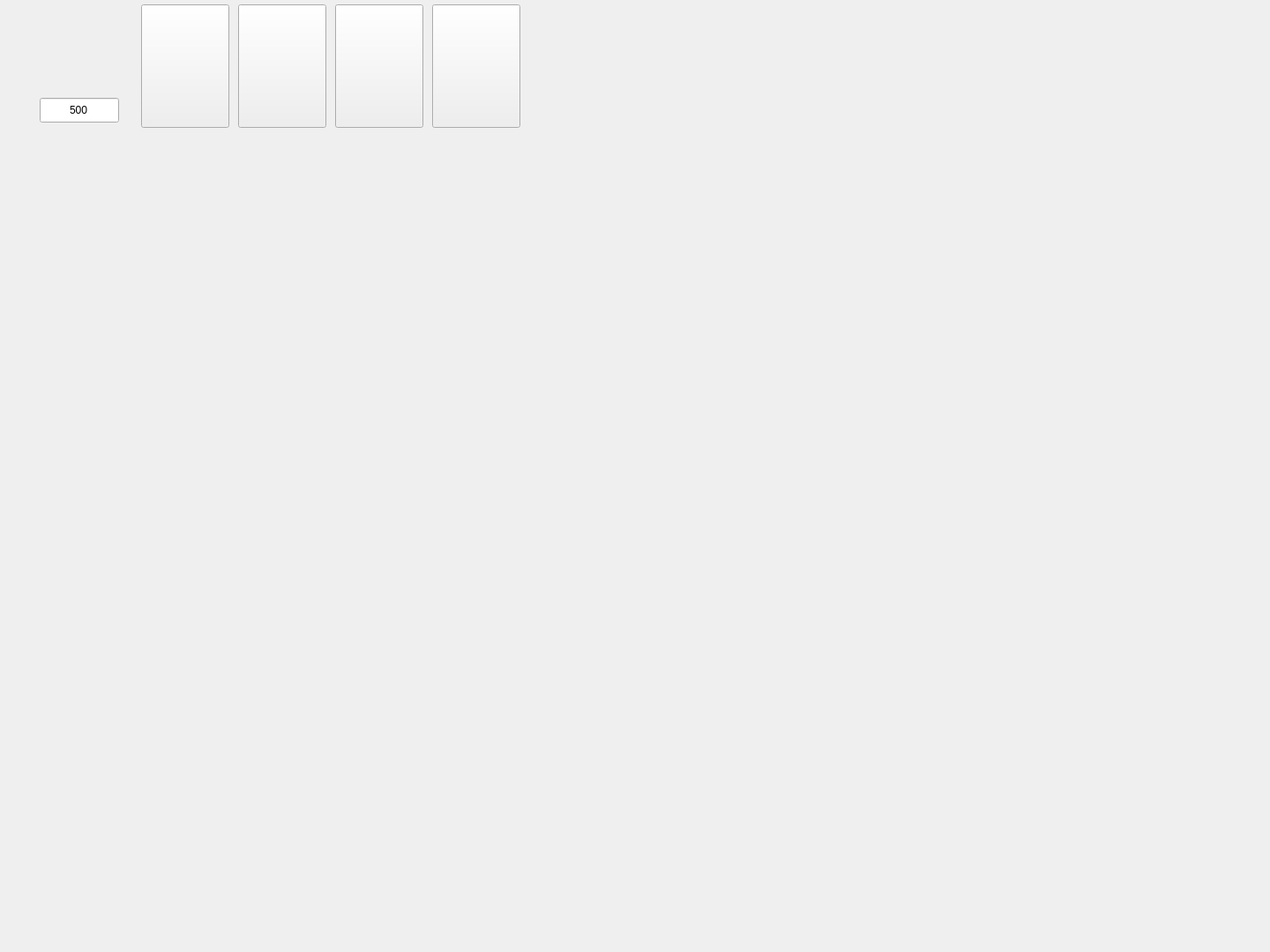
<?xml version="1.0" encoding="UTF-8"?>
<ui version="4.0">
 <class>MainWindow</class>
 <widget class="QMainWindow" name="MainWindow">
  <property name="geometry">
   <rect>
    <x>0</x>
    <y>0</y>
    <width>1440</width>
    <height>1080</height>
   </rect>
  </property>
  <property name="sizePolicy">
   <sizepolicy hsizetype="Preferred" vsizetype="Preferred">
    <horstretch>0</horstretch>
    <verstretch>0</verstretch>
   </sizepolicy>
  </property>
  <property name="minimumSize">
   <size>
    <width>1440</width>
    <height>1080</height>
   </size>
  </property>
  <property name="maximumSize">
   <size>
    <width>1440</width>
    <height>1080</height>
   </size>
  </property>
  <property name="windowTitle">
   <string>I am Ghost</string>
  </property>
  <property name="animated">
   <bool>true</bool>
  </property>
  <widget class="QWidget" name="base">
   <property name="minimumSize">
    <size>
     <width>1440</width>
     <height>1080</height>
    </size>
   </property>
   <property name="maximumSize">
    <size>
     <width>1440</width>
     <height>1080</height>
    </size>
   </property>
   <widget class="QWidget" name="widget" native="true">
    <property name="geometry">
     <rect>
      <x>0</x>
      <y>0</y>
      <width>1440</width>
      <height>1080</height>
     </rect>
    </property>
    <property name="minimumSize">
     <size>
      <width>1440</width>
      <height>1080</height>
     </size>
    </property>
    <property name="maximumSize">
     <size>
      <width>1440</width>
      <height>1080</height>
     </size>
    </property>
    <property name="styleSheet">
     <string notr="true"/>
    </property>
    <widget class="QPushButton" name="block_9_5">
     <property name="geometry">
      <rect>
       <x>1215</x>
       <y>840</y>
       <width>140</width>
       <height>170</height>
      </rect>
     </property>
     <property name="sizePolicy">
      <sizepolicy hsizetype="Expanding" vsizetype="Expanding">
       <horstretch>0</horstretch>
       <verstretch>0</verstretch>
      </sizepolicy>
     </property>
     <property name="text">
      <string/>
     </property>
     <property name="flat">
      <bool>true</bool>
     </property>
    </widget>
    <widget class="QPushButton" name="block_8_5">
     <property name="geometry">
      <rect>
       <x>1075</x>
       <y>840</y>
       <width>140</width>
       <height>170</height>
      </rect>
     </property>
     <property name="sizePolicy">
      <sizepolicy hsizetype="Expanding" vsizetype="Expanding">
       <horstretch>0</horstretch>
       <verstretch>0</verstretch>
      </sizepolicy>
     </property>
     <property name="text">
      <string/>
     </property>
     <property name="flat">
      <bool>true</bool>
     </property>
    </widget>
    <widget class="QPushButton" name="block_7_5">
     <property name="geometry">
      <rect>
       <x>935</x>
       <y>840</y>
       <width>140</width>
       <height>170</height>
      </rect>
     </property>
     <property name="sizePolicy">
      <sizepolicy hsizetype="Expanding" vsizetype="Expanding">
       <horstretch>0</horstretch>
       <verstretch>0</verstretch>
      </sizepolicy>
     </property>
     <property name="text">
      <string/>
     </property>
     <property name="flat">
      <bool>true</bool>
     </property>
    </widget>
    <widget class="QPushButton" name="block_6_5">
     <property name="geometry">
      <rect>
       <x>795</x>
       <y>840</y>
       <width>140</width>
       <height>170</height>
      </rect>
     </property>
     <property name="sizePolicy">
      <sizepolicy hsizetype="Expanding" vsizetype="Expanding">
       <horstretch>0</horstretch>
       <verstretch>0</verstretch>
      </sizepolicy>
     </property>
     <property name="text">
      <string/>
     </property>
     <property name="flat">
      <bool>true</bool>
     </property>
    </widget>
    <widget class="QPushButton" name="block_5_5">
     <property name="geometry">
      <rect>
       <x>640</x>
       <y>840</y>
       <width>145</width>
       <height>170</height>
      </rect>
     </property>
     <property name="sizePolicy">
      <sizepolicy hsizetype="Expanding" vsizetype="Expanding">
       <horstretch>0</horstretch>
       <verstretch>0</verstretch>
      </sizepolicy>
     </property>
     <property name="text">
      <string/>
     </property>
     <property name="flat">
      <bool>true</bool>
     </property>
    </widget>
    <widget class="QPushButton" name="block_4_5">
     <property name="geometry">
      <rect>
       <x>495</x>
       <y>840</y>
       <width>145</width>
       <height>170</height>
      </rect>
     </property>
     <property name="sizePolicy">
      <sizepolicy hsizetype="Expanding" vsizetype="Expanding">
       <horstretch>0</horstretch>
       <verstretch>0</verstretch>
      </sizepolicy>
     </property>
     <property name="text">
      <string/>
     </property>
     <property name="flat">
      <bool>true</bool>
     </property>
    </widget>
    <widget class="QPushButton" name="block_3_5">
     <property name="geometry">
      <rect>
       <x>350</x>
       <y>840</y>
       <width>145</width>
       <height>170</height>
      </rect>
     </property>
     <property name="sizePolicy">
      <sizepolicy hsizetype="Expanding" vsizetype="Expanding">
       <horstretch>0</horstretch>
       <verstretch>0</verstretch>
      </sizepolicy>
     </property>
     <property name="text">
      <string/>
     </property>
     <property name="flat">
      <bool>true</bool>
     </property>
    </widget>
    <widget class="QPushButton" name="block_2_5">
     <property name="geometry">
      <rect>
       <x>205</x>
       <y>840</y>
       <width>145</width>
       <height>170</height>
      </rect>
     </property>
     <property name="sizePolicy">
      <sizepolicy hsizetype="Expanding" vsizetype="Expanding">
       <horstretch>0</horstretch>
       <verstretch>0</verstretch>
      </sizepolicy>
     </property>
     <property name="text">
      <string/>
     </property>
     <property name="flat">
      <bool>true</bool>
     </property>
    </widget>
    <widget class="QPushButton" name="block_1_5">
     <property name="geometry">
      <rect>
       <x>60</x>
       <y>840</y>
       <width>145</width>
       <height>170</height>
      </rect>
     </property>
     <property name="sizePolicy">
      <sizepolicy hsizetype="Expanding" vsizetype="Expanding">
       <horstretch>0</horstretch>
       <verstretch>0</verstretch>
      </sizepolicy>
     </property>
     <property name="text">
      <string/>
     </property>
     <property name="flat">
      <bool>true</bool>
     </property>
    </widget>
    <widget class="QPushButton" name="block_1_4">
     <property name="geometry">
      <rect>
       <x>60</x>
       <y>670</y>
       <width>145</width>
       <height>170</height>
      </rect>
     </property>
     <property name="sizePolicy">
      <sizepolicy hsizetype="Expanding" vsizetype="Expanding">
       <horstretch>0</horstretch>
       <verstretch>0</verstretch>
      </sizepolicy>
     </property>
     <property name="text">
      <string/>
     </property>
     <property name="flat">
      <bool>true</bool>
     </property>
    </widget>
    <widget class="QPushButton" name="block_2_4">
     <property name="geometry">
      <rect>
       <x>205</x>
       <y>670</y>
       <width>145</width>
       <height>170</height>
      </rect>
     </property>
     <property name="sizePolicy">
      <sizepolicy hsizetype="Expanding" vsizetype="Expanding">
       <horstretch>0</horstretch>
       <verstretch>0</verstretch>
      </sizepolicy>
     </property>
     <property name="text">
      <string/>
     </property>
     <property name="flat">
      <bool>true</bool>
     </property>
    </widget>
    <widget class="QPushButton" name="block_3_4">
     <property name="geometry">
      <rect>
       <x>350</x>
       <y>670</y>
       <width>145</width>
       <height>170</height>
      </rect>
     </property>
     <property name="sizePolicy">
      <sizepolicy hsizetype="Expanding" vsizetype="Expanding">
       <horstretch>0</horstretch>
       <verstretch>0</verstretch>
      </sizepolicy>
     </property>
     <property name="text">
      <string/>
     </property>
     <property name="flat">
      <bool>true</bool>
     </property>
    </widget>
    <widget class="QPushButton" name="block_4_4">
     <property name="geometry">
      <rect>
       <x>495</x>
       <y>670</y>
       <width>145</width>
       <height>170</height>
      </rect>
     </property>
     <property name="sizePolicy">
      <sizepolicy hsizetype="Expanding" vsizetype="Expanding">
       <horstretch>0</horstretch>
       <verstretch>0</verstretch>
      </sizepolicy>
     </property>
     <property name="text">
      <string/>
     </property>
     <property name="flat">
      <bool>true</bool>
     </property>
    </widget>
    <widget class="QPushButton" name="block_5_4">
     <property name="geometry">
      <rect>
       <x>640</x>
       <y>670</y>
       <width>145</width>
       <height>170</height>
      </rect>
     </property>
     <property name="sizePolicy">
      <sizepolicy hsizetype="Expanding" vsizetype="Expanding">
       <horstretch>0</horstretch>
       <verstretch>0</verstretch>
      </sizepolicy>
     </property>
     <property name="text">
      <string/>
     </property>
     <property name="flat">
      <bool>true</bool>
     </property>
    </widget>
    <widget class="QPushButton" name="block_6_4">
     <property name="geometry">
      <rect>
       <x>795</x>
       <y>670</y>
       <width>140</width>
       <height>170</height>
      </rect>
     </property>
     <property name="sizePolicy">
      <sizepolicy hsizetype="Expanding" vsizetype="Expanding">
       <horstretch>0</horstretch>
       <verstretch>0</verstretch>
      </sizepolicy>
     </property>
     <property name="text">
      <string/>
     </property>
     <property name="flat">
      <bool>true</bool>
     </property>
    </widget>
    <widget class="QPushButton" name="block_7_4">
     <property name="geometry">
      <rect>
       <x>935</x>
       <y>670</y>
       <width>140</width>
       <height>170</height>
      </rect>
     </property>
     <property name="sizePolicy">
      <sizepolicy hsizetype="Expanding" vsizetype="Expanding">
       <horstretch>0</horstretch>
       <verstretch>0</verstretch>
      </sizepolicy>
     </property>
     <property name="text">
      <string/>
     </property>
     <property name="flat">
      <bool>true</bool>
     </property>
    </widget>
    <widget class="QPushButton" name="block_8_4">
     <property name="geometry">
      <rect>
       <x>1075</x>
       <y>670</y>
       <width>140</width>
       <height>170</height>
      </rect>
     </property>
     <property name="sizePolicy">
      <sizepolicy hsizetype="Expanding" vsizetype="Expanding">
       <horstretch>0</horstretch>
       <verstretch>0</verstretch>
      </sizepolicy>
     </property>
     <property name="text">
      <string/>
     </property>
     <property name="flat">
      <bool>true</bool>
     </property>
    </widget>
    <widget class="QPushButton" name="block_9_4">
     <property name="geometry">
      <rect>
       <x>1215</x>
       <y>670</y>
       <width>140</width>
       <height>170</height>
      </rect>
     </property>
     <property name="sizePolicy">
      <sizepolicy hsizetype="Expanding" vsizetype="Expanding">
       <horstretch>0</horstretch>
       <verstretch>0</verstretch>
      </sizepolicy>
     </property>
     <property name="text">
      <string/>
     </property>
     <property name="flat">
      <bool>true</bool>
     </property>
    </widget>
    <widget class="QPushButton" name="block_1_3">
     <property name="geometry">
      <rect>
       <x>60</x>
       <y>500</y>
       <width>145</width>
       <height>170</height>
      </rect>
     </property>
     <property name="sizePolicy">
      <sizepolicy hsizetype="Expanding" vsizetype="Expanding">
       <horstretch>0</horstretch>
       <verstretch>0</verstretch>
      </sizepolicy>
     </property>
     <property name="text">
      <string/>
     </property>
     <property name="flat">
      <bool>true</bool>
     </property>
    </widget>
    <widget class="QPushButton" name="block_2_3">
     <property name="geometry">
      <rect>
       <x>205</x>
       <y>500</y>
       <width>145</width>
       <height>170</height>
      </rect>
     </property>
     <property name="sizePolicy">
      <sizepolicy hsizetype="Expanding" vsizetype="Expanding">
       <horstretch>0</horstretch>
       <verstretch>0</verstretch>
      </sizepolicy>
     </property>
     <property name="text">
      <string/>
     </property>
     <property name="flat">
      <bool>true</bool>
     </property>
    </widget>
    <widget class="QPushButton" name="block_3_3">
     <property name="geometry">
      <rect>
       <x>350</x>
       <y>500</y>
       <width>145</width>
       <height>170</height>
      </rect>
     </property>
     <property name="sizePolicy">
      <sizepolicy hsizetype="Expanding" vsizetype="Expanding">
       <horstretch>0</horstretch>
       <verstretch>0</verstretch>
      </sizepolicy>
     </property>
     <property name="text">
      <string/>
     </property>
     <property name="flat">
      <bool>true</bool>
     </property>
    </widget>
    <widget class="QPushButton" name="block_4_3">
     <property name="geometry">
      <rect>
       <x>495</x>
       <y>500</y>
       <width>145</width>
       <height>170</height>
      </rect>
     </property>
     <property name="sizePolicy">
      <sizepolicy hsizetype="Expanding" vsizetype="Expanding">
       <horstretch>0</horstretch>
       <verstretch>0</verstretch>
      </sizepolicy>
     </property>
     <property name="text">
      <string/>
     </property>
     <property name="flat">
      <bool>true</bool>
     </property>
    </widget>
    <widget class="QPushButton" name="block_5_3">
     <property name="geometry">
      <rect>
       <x>640</x>
       <y>500</y>
       <width>145</width>
       <height>170</height>
      </rect>
     </property>
     <property name="sizePolicy">
      <sizepolicy hsizetype="Expanding" vsizetype="Expanding">
       <horstretch>0</horstretch>
       <verstretch>0</verstretch>
      </sizepolicy>
     </property>
     <property name="text">
      <string/>
     </property>
     <property name="flat">
      <bool>true</bool>
     </property>
    </widget>
    <widget class="QPushButton" name="block_6_3">
     <property name="geometry">
      <rect>
       <x>795</x>
       <y>500</y>
       <width>140</width>
       <height>170</height>
      </rect>
     </property>
     <property name="sizePolicy">
      <sizepolicy hsizetype="Expanding" vsizetype="Expanding">
       <horstretch>0</horstretch>
       <verstretch>0</verstretch>
      </sizepolicy>
     </property>
     <property name="text">
      <string/>
     </property>
     <property name="flat">
      <bool>true</bool>
     </property>
    </widget>
    <widget class="QPushButton" name="block_7_3">
     <property name="geometry">
      <rect>
       <x>935</x>
       <y>500</y>
       <width>140</width>
       <height>170</height>
      </rect>
     </property>
     <property name="sizePolicy">
      <sizepolicy hsizetype="Expanding" vsizetype="Expanding">
       <horstretch>0</horstretch>
       <verstretch>0</verstretch>
      </sizepolicy>
     </property>
     <property name="text">
      <string/>
     </property>
     <property name="flat">
      <bool>true</bool>
     </property>
    </widget>
    <widget class="QPushButton" name="block_8_3">
     <property name="geometry">
      <rect>
       <x>1075</x>
       <y>500</y>
       <width>140</width>
       <height>170</height>
      </rect>
     </property>
     <property name="sizePolicy">
      <sizepolicy hsizetype="Expanding" vsizetype="Expanding">
       <horstretch>0</horstretch>
       <verstretch>0</verstretch>
      </sizepolicy>
     </property>
     <property name="text">
      <string/>
     </property>
     <property name="flat">
      <bool>true</bool>
     </property>
    </widget>
    <widget class="QPushButton" name="block_9_3">
     <property name="geometry">
      <rect>
       <x>1215</x>
       <y>500</y>
       <width>140</width>
       <height>170</height>
      </rect>
     </property>
     <property name="sizePolicy">
      <sizepolicy hsizetype="Expanding" vsizetype="Expanding">
       <horstretch>0</horstretch>
       <verstretch>0</verstretch>
      </sizepolicy>
     </property>
     <property name="text">
      <string/>
     </property>
     <property name="flat">
      <bool>true</bool>
     </property>
    </widget>
    <widget class="QPushButton" name="block_1_2">
     <property name="geometry">
      <rect>
       <x>60</x>
       <y>330</y>
       <width>145</width>
       <height>170</height>
      </rect>
     </property>
     <property name="sizePolicy">
      <sizepolicy hsizetype="Expanding" vsizetype="Expanding">
       <horstretch>0</horstretch>
       <verstretch>0</verstretch>
      </sizepolicy>
     </property>
     <property name="text">
      <string/>
     </property>
     <property name="flat">
      <bool>true</bool>
     </property>
    </widget>
    <widget class="QPushButton" name="block_2_2">
     <property name="geometry">
      <rect>
       <x>205</x>
       <y>330</y>
       <width>145</width>
       <height>170</height>
      </rect>
     </property>
     <property name="sizePolicy">
      <sizepolicy hsizetype="Expanding" vsizetype="Expanding">
       <horstretch>0</horstretch>
       <verstretch>0</verstretch>
      </sizepolicy>
     </property>
     <property name="text">
      <string/>
     </property>
     <property name="flat">
      <bool>true</bool>
     </property>
    </widget>
    <widget class="QPushButton" name="block_3_2">
     <property name="geometry">
      <rect>
       <x>350</x>
       <y>330</y>
       <width>145</width>
       <height>170</height>
      </rect>
     </property>
     <property name="sizePolicy">
      <sizepolicy hsizetype="Expanding" vsizetype="Expanding">
       <horstretch>0</horstretch>
       <verstretch>0</verstretch>
      </sizepolicy>
     </property>
     <property name="text">
      <string/>
     </property>
     <property name="flat">
      <bool>true</bool>
     </property>
    </widget>
    <widget class="QPushButton" name="block_4_2">
     <property name="geometry">
      <rect>
       <x>495</x>
       <y>330</y>
       <width>145</width>
       <height>170</height>
      </rect>
     </property>
     <property name="sizePolicy">
      <sizepolicy hsizetype="Expanding" vsizetype="Expanding">
       <horstretch>0</horstretch>
       <verstretch>0</verstretch>
      </sizepolicy>
     </property>
     <property name="text">
      <string/>
     </property>
     <property name="flat">
      <bool>true</bool>
     </property>
    </widget>
    <widget class="QPushButton" name="block_5_2">
     <property name="geometry">
      <rect>
       <x>640</x>
       <y>330</y>
       <width>145</width>
       <height>170</height>
      </rect>
     </property>
     <property name="sizePolicy">
      <sizepolicy hsizetype="Expanding" vsizetype="Expanding">
       <horstretch>0</horstretch>
       <verstretch>0</verstretch>
      </sizepolicy>
     </property>
     <property name="text">
      <string/>
     </property>
     <property name="flat">
      <bool>true</bool>
     </property>
    </widget>
    <widget class="QPushButton" name="block_6_2">
     <property name="geometry">
      <rect>
       <x>795</x>
       <y>330</y>
       <width>140</width>
       <height>170</height>
      </rect>
     </property>
     <property name="sizePolicy">
      <sizepolicy hsizetype="Expanding" vsizetype="Expanding">
       <horstretch>0</horstretch>
       <verstretch>0</verstretch>
      </sizepolicy>
     </property>
     <property name="text">
      <string/>
     </property>
     <property name="flat">
      <bool>true</bool>
     </property>
    </widget>
    <widget class="QPushButton" name="block_7_2">
     <property name="geometry">
      <rect>
       <x>935</x>
       <y>330</y>
       <width>140</width>
       <height>170</height>
      </rect>
     </property>
     <property name="sizePolicy">
      <sizepolicy hsizetype="Expanding" vsizetype="Expanding">
       <horstretch>0</horstretch>
       <verstretch>0</verstretch>
      </sizepolicy>
     </property>
     <property name="text">
      <string/>
     </property>
     <property name="flat">
      <bool>true</bool>
     </property>
    </widget>
    <widget class="QPushButton" name="block_8_2">
     <property name="geometry">
      <rect>
       <x>1075</x>
       <y>330</y>
       <width>140</width>
       <height>170</height>
      </rect>
     </property>
     <property name="sizePolicy">
      <sizepolicy hsizetype="Expanding" vsizetype="Expanding">
       <horstretch>0</horstretch>
       <verstretch>0</verstretch>
      </sizepolicy>
     </property>
     <property name="text">
      <string/>
     </property>
     <property name="flat">
      <bool>true</bool>
     </property>
    </widget>
    <widget class="QPushButton" name="block_9_2">
     <property name="geometry">
      <rect>
       <x>1215</x>
       <y>330</y>
       <width>140</width>
       <height>170</height>
      </rect>
     </property>
     <property name="sizePolicy">
      <sizepolicy hsizetype="Expanding" vsizetype="Expanding">
       <horstretch>0</horstretch>
       <verstretch>0</verstretch>
      </sizepolicy>
     </property>
     <property name="text">
      <string/>
     </property>
     <property name="flat">
      <bool>true</bool>
     </property>
    </widget>
    <widget class="QPushButton" name="block_1_1">
     <property name="geometry">
      <rect>
       <x>60</x>
       <y>160</y>
       <width>145</width>
       <height>170</height>
      </rect>
     </property>
     <property name="sizePolicy">
      <sizepolicy hsizetype="Expanding" vsizetype="Expanding">
       <horstretch>0</horstretch>
       <verstretch>0</verstretch>
      </sizepolicy>
     </property>
     <property name="text">
      <string/>
     </property>
     <property name="flat">
      <bool>true</bool>
     </property>
    </widget>
    <widget class="QPushButton" name="block_2_1">
     <property name="geometry">
      <rect>
       <x>205</x>
       <y>160</y>
       <width>145</width>
       <height>170</height>
      </rect>
     </property>
     <property name="sizePolicy">
      <sizepolicy hsizetype="Expanding" vsizetype="Expanding">
       <horstretch>0</horstretch>
       <verstretch>0</verstretch>
      </sizepolicy>
     </property>
     <property name="text">
      <string/>
     </property>
     <property name="flat">
      <bool>true</bool>
     </property>
    </widget>
    <widget class="QPushButton" name="block_3_1">
     <property name="geometry">
      <rect>
       <x>350</x>
       <y>160</y>
       <width>145</width>
       <height>170</height>
      </rect>
     </property>
     <property name="sizePolicy">
      <sizepolicy hsizetype="Expanding" vsizetype="Expanding">
       <horstretch>0</horstretch>
       <verstretch>0</verstretch>
      </sizepolicy>
     </property>
     <property name="text">
      <string/>
     </property>
     <property name="flat">
      <bool>true</bool>
     </property>
    </widget>
    <widget class="QPushButton" name="block_4_1">
     <property name="geometry">
      <rect>
       <x>495</x>
       <y>160</y>
       <width>145</width>
       <height>170</height>
      </rect>
     </property>
     <property name="sizePolicy">
      <sizepolicy hsizetype="Expanding" vsizetype="Expanding">
       <horstretch>0</horstretch>
       <verstretch>0</verstretch>
      </sizepolicy>
     </property>
     <property name="text">
      <string/>
     </property>
     <property name="flat">
      <bool>true</bool>
     </property>
    </widget>
    <widget class="QPushButton" name="block_5_1">
     <property name="geometry">
      <rect>
       <x>640</x>
       <y>160</y>
       <width>145</width>
       <height>170</height>
      </rect>
     </property>
     <property name="sizePolicy">
      <sizepolicy hsizetype="Expanding" vsizetype="Expanding">
       <horstretch>0</horstretch>
       <verstretch>0</verstretch>
      </sizepolicy>
     </property>
     <property name="text">
      <string/>
     </property>
     <property name="flat">
      <bool>true</bool>
     </property>
    </widget>
    <widget class="QPushButton" name="block_6_1">
     <property name="geometry">
      <rect>
       <x>795</x>
       <y>160</y>
       <width>140</width>
       <height>170</height>
      </rect>
     </property>
     <property name="sizePolicy">
      <sizepolicy hsizetype="Expanding" vsizetype="Expanding">
       <horstretch>0</horstretch>
       <verstretch>0</verstretch>
      </sizepolicy>
     </property>
     <property name="text">
      <string/>
     </property>
     <property name="flat">
      <bool>true</bool>
     </property>
    </widget>
    <widget class="QPushButton" name="block_7_1">
     <property name="geometry">
      <rect>
       <x>935</x>
       <y>160</y>
       <width>140</width>
       <height>170</height>
      </rect>
     </property>
     <property name="sizePolicy">
      <sizepolicy hsizetype="Expanding" vsizetype="Expanding">
       <horstretch>0</horstretch>
       <verstretch>0</verstretch>
      </sizepolicy>
     </property>
     <property name="text">
      <string/>
     </property>
     <property name="flat">
      <bool>true</bool>
     </property>
    </widget>
    <widget class="QPushButton" name="block_8_1">
     <property name="geometry">
      <rect>
       <x>1075</x>
       <y>160</y>
       <width>140</width>
       <height>170</height>
      </rect>
     </property>
     <property name="sizePolicy">
      <sizepolicy hsizetype="Expanding" vsizetype="Expanding">
       <horstretch>0</horstretch>
       <verstretch>0</verstretch>
      </sizepolicy>
     </property>
     <property name="text">
      <string/>
     </property>
     <property name="flat">
      <bool>true</bool>
     </property>
    </widget>
    <widget class="QPushButton" name="block_9_1">
     <property name="geometry">
      <rect>
       <x>1215</x>
       <y>160</y>
       <width>140</width>
       <height>170</height>
      </rect>
     </property>
     <property name="sizePolicy">
      <sizepolicy hsizetype="Expanding" vsizetype="Expanding">
       <horstretch>0</horstretch>
       <verstretch>0</verstretch>
      </sizepolicy>
     </property>
     <property name="text">
      <string/>
     </property>
     <property name="flat">
      <bool>true</bool>
     </property>
    </widget>
    <widget class="QSpinBox" name="money_num">
     <property name="enabled">
      <bool>true</bool>
     </property>
     <property name="geometry">
      <rect>
       <x>45</x>
       <y>110</y>
       <width>90</width>
       <height>30</height>
      </rect>
     </property>
     <property name="alignment">
      <set>Qt::AlignCenter</set>
     </property>
     <property name="buttonSymbols">
      <enum>QAbstractSpinBox::NoButtons</enum>
     </property>
     <property name="maximum">
      <number>500</number>
     </property>
     <property name="singleStep">
      <number>10</number>
     </property>
     <property name="value">
      <number>500</number>
     </property>
    </widget>
    <widget class="QFrame" name="frame2">
     <property name="geometry">
      <rect>
       <x>1</x>
       <y>63</y>
       <width>16</width>
       <height>85</height>
      </rect>
     </property>
     <property name="styleSheet">
      <string notr="true"/>
     </property>
     <layout class="QVBoxLayout" name="verticalLayout_2" stretch="1,1,1,1,1">
      <property name="spacing">
       <number>0</number>
      </property>
      <property name="leftMargin">
       <number>0</number>
      </property>
      <property name="topMargin">
       <number>0</number>
      </property>
      <property name="rightMargin">
       <number>0</number>
      </property>
      <property name="bottomMargin">
       <number>0</number>
      </property>
      <item>
       <widget class="QLabel" name="line_A">
        <property name="sizePolicy">
         <sizepolicy hsizetype="Expanding" vsizetype="Preferred">
          <horstretch>0</horstretch>
          <verstretch>0</verstretch>
         </sizepolicy>
        </property>
        <property name="styleSheet">
         <string notr="true"/>
        </property>
        <property name="alignment">
         <set>Qt::AlignCenter</set>
        </property>
       </widget>
      </item>
      <item>
       <widget class="QLabel" name="line_B">
        <property name="sizePolicy">
         <sizepolicy hsizetype="Expanding" vsizetype="Preferred">
          <horstretch>0</horstretch>
          <verstretch>0</verstretch>
         </sizepolicy>
        </property>
        <property name="styleSheet">
         <string notr="true"/>
        </property>
        <property name="alignment">
         <set>Qt::AlignCenter</set>
        </property>
       </widget>
      </item>
      <item>
       <widget class="QLabel" name="line_C">
        <property name="sizePolicy">
         <sizepolicy hsizetype="Expanding" vsizetype="Preferred">
          <horstretch>0</horstretch>
          <verstretch>0</verstretch>
         </sizepolicy>
        </property>
        <property name="styleSheet">
         <string notr="true"/>
        </property>
        <property name="alignment">
         <set>Qt::AlignCenter</set>
        </property>
       </widget>
      </item>
      <item>
       <widget class="QLabel" name="line_D">
        <property name="sizePolicy">
         <sizepolicy hsizetype="Expanding" vsizetype="Preferred">
          <horstretch>0</horstretch>
          <verstretch>0</verstretch>
         </sizepolicy>
        </property>
        <property name="styleSheet">
         <string notr="true"/>
        </property>
        <property name="alignment">
         <set>Qt::AlignCenter</set>
        </property>
       </widget>
      </item>
      <item>
       <widget class="QLabel" name="line_E">
        <property name="sizePolicy">
         <sizepolicy hsizetype="Expanding" vsizetype="Preferred">
          <horstretch>0</horstretch>
          <verstretch>0</verstretch>
         </sizepolicy>
        </property>
        <property name="styleSheet">
         <string notr="true"/>
        </property>
        <property name="alignment">
         <set>Qt::AlignCenter</set>
        </property>
       </widget>
      </item>
     </layout>
    </widget>
    <widget class="QPushButton" name="normal_ghost_card">
     <property name="geometry">
      <rect>
       <x>160</x>
       <y>5</y>
       <width>100</width>
       <height>140</height>
      </rect>
     </property>
     <property name="sizePolicy">
      <sizepolicy hsizetype="Expanding" vsizetype="Expanding">
       <horstretch>0</horstretch>
       <verstretch>0</verstretch>
      </sizepolicy>
     </property>
     <property name="styleSheet">
      <string notr="true">border-image: url(:/new/prefix1/images/interface/10.png);</string>
     </property>
     <property name="text">
      <string/>
     </property>
    </widget>
    <widget class="QPushButton" name="hat_ghost_card">
     <property name="geometry">
      <rect>
       <x>270</x>
       <y>5</y>
       <width>100</width>
       <height>140</height>
      </rect>
     </property>
     <property name="sizePolicy">
      <sizepolicy hsizetype="Expanding" vsizetype="Expanding">
       <horstretch>0</horstretch>
       <verstretch>0</verstretch>
      </sizepolicy>
     </property>
     <property name="styleSheet">
      <string notr="true">border-image: url(:/new/prefix1/images/interface/20.png);</string>
     </property>
     <property name="text">
      <string/>
     </property>
    </widget>
    <widget class="QPushButton" name="bucket_ghost_card">
     <property name="geometry">
      <rect>
       <x>380</x>
       <y>5</y>
       <width>100</width>
       <height>140</height>
      </rect>
     </property>
     <property name="sizePolicy">
      <sizepolicy hsizetype="Expanding" vsizetype="Expanding">
       <horstretch>0</horstretch>
       <verstretch>0</verstretch>
      </sizepolicy>
     </property>
     <property name="styleSheet">
      <string notr="true">border-image: url(:/new/prefix1/images/interface/40.png);</string>
     </property>
     <property name="text">
      <string/>
     </property>
    </widget>
    <widget class="QPushButton" name="football_ghost_card">
     <property name="enabled">
      <bool>true</bool>
     </property>
     <property name="geometry">
      <rect>
       <x>490</x>
       <y>5</y>
       <width>100</width>
       <height>140</height>
      </rect>
     </property>
     <property name="sizePolicy">
      <sizepolicy hsizetype="Expanding" vsizetype="Expanding">
       <horstretch>0</horstretch>
       <verstretch>0</verstretch>
      </sizepolicy>
     </property>
     <property name="styleSheet">
      <string notr="true">border-image: url(:/new/prefix1/images/interface/80.png);</string>
     </property>
     <property name="text">
      <string/>
     </property>
    </widget>
   </widget>
  </widget>
 </widget>
 <layoutdefault spacing="6" margin="11"/>
 <resources/>
 <connections/>
</ui>
